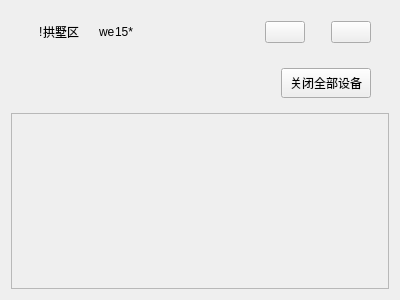
<?xml version="1.0" encoding="UTF-8"?>
<ui version="4.0">
 <class>homePage</class>
 <widget class="QWidget" name="homePage">
  <property name="geometry">
   <rect>
    <x>0</x>
    <y>0</y>
    <width>400</width>
    <height>300</height>
   </rect>
  </property>
  <property name="sizePolicy">
   <sizepolicy hsizetype="Expanding" vsizetype="Maximum">
    <horstretch>0</horstretch>
    <verstretch>0</verstretch>
   </sizepolicy>
  </property>
  <property name="windowTitle">
   <string>Form</string>
  </property>
  <layout class="QVBoxLayout" name="verticalLayout_2">
   <item>
    <widget class="QWidget" name="widget" native="true">
     <property name="sizePolicy">
      <sizepolicy hsizetype="Expanding" vsizetype="Maximum">
       <horstretch>0</horstretch>
       <verstretch>0</verstretch>
      </sizepolicy>
     </property>
     <layout class="QHBoxLayout" name="horizontalLayout">
      <property name="leftMargin">
       <number>18</number>
      </property>
      <property name="rightMargin">
       <number>18</number>
      </property>
      <item>
       <widget class="QWidget" name="locationWeather" native="true">
        <property name="sizePolicy">
         <sizepolicy hsizetype="Maximum" vsizetype="Maximum">
          <horstretch>0</horstretch>
          <verstretch>0</verstretch>
         </sizepolicy>
        </property>
        <property name="minimumSize">
         <size>
          <width>0</width>
          <height>0</height>
         </size>
        </property>
        <property name="maximumSize">
         <size>
          <width>16777215</width>
          <height>16777215</height>
         </size>
        </property>
        <property name="sizeIncrement">
         <size>
          <width>0</width>
          <height>0</height>
         </size>
        </property>
        <layout class="QHBoxLayout" name="horizontalLayout_2">
         <property name="spacing">
          <number>0</number>
         </property>
         <property name="leftMargin">
          <number>10</number>
         </property>
         <property name="topMargin">
          <number>2</number>
         </property>
         <property name="rightMargin">
          <number>10</number>
         </property>
         <property name="bottomMargin">
          <number>2</number>
         </property>
         <item>
          <widget class="QLabel" name="locationIcon">
           <property name="sizePolicy">
            <sizepolicy hsizetype="Maximum" vsizetype="Maximum">
             <horstretch>0</horstretch>
             <verstretch>0</verstretch>
            </sizepolicy>
           </property>
           <property name="text">
            <string>!</string>
           </property>
          </widget>
         </item>
         <item>
          <widget class="QLabel" name="locationName">
           <property name="sizePolicy">
            <sizepolicy hsizetype="Maximum" vsizetype="Maximum">
             <horstretch>0</horstretch>
             <verstretch>0</verstretch>
            </sizepolicy>
           </property>
           <property name="minimumSize">
            <size>
             <width>0</width>
             <height>0</height>
            </size>
           </property>
           <property name="text">
            <string>拱墅区</string>
           </property>
          </widget>
         </item>
         <item>
          <spacer name="horizontalSpacer_2">
           <property name="orientation">
            <enum>Qt::Horizontal</enum>
           </property>
           <property name="sizeType">
            <enum>QSizePolicy::Fixed</enum>
           </property>
           <property name="sizeHint" stdset="0">
            <size>
             <width>20</width>
             <height>20</height>
            </size>
           </property>
          </spacer>
         </item>
         <item>
          <widget class="QLabel" name="weatherIcon">
           <property name="sizePolicy">
            <sizepolicy hsizetype="Maximum" vsizetype="Maximum">
             <horstretch>0</horstretch>
             <verstretch>0</verstretch>
            </sizepolicy>
           </property>
           <property name="text">
            <string>we</string>
           </property>
          </widget>
         </item>
         <item>
          <widget class="QLabel" name="weatherTxt">
           <property name="sizePolicy">
            <sizepolicy hsizetype="Maximum" vsizetype="Maximum">
             <horstretch>0</horstretch>
             <verstretch>0</verstretch>
            </sizepolicy>
           </property>
           <property name="text">
            <string>15*</string>
           </property>
          </widget>
         </item>
        </layout>
       </widget>
      </item>
      <item>
       <spacer name="horizontalSpacer">
        <property name="orientation">
         <enum>Qt::Horizontal</enum>
        </property>
        <property name="sizeHint" stdset="0">
         <size>
          <width>117</width>
          <height>20</height>
         </size>
        </property>
       </spacer>
      </item>
      <item>
       <widget class="QPushButton" name="msg">
        <property name="sizePolicy">
         <sizepolicy hsizetype="Maximum" vsizetype="Maximum">
          <horstretch>0</horstretch>
          <verstretch>0</verstretch>
         </sizepolicy>
        </property>
        <property name="text">
         <string/>
        </property>
       </widget>
      </item>
      <item>
       <spacer name="horizontalSpacer_4">
        <property name="orientation">
         <enum>Qt::Horizontal</enum>
        </property>
        <property name="sizeType">
         <enum>QSizePolicy::Fixed</enum>
        </property>
        <property name="sizeHint" stdset="0">
         <size>
          <width>20</width>
          <height>20</height>
         </size>
        </property>
       </spacer>
      </item>
      <item>
       <widget class="QPushButton" name="personalCenter">
        <property name="sizePolicy">
         <sizepolicy hsizetype="Maximum" vsizetype="Maximum">
          <horstretch>0</horstretch>
          <verstretch>0</verstretch>
         </sizepolicy>
        </property>
        <property name="text">
         <string/>
        </property>
       </widget>
      </item>
     </layout>
    </widget>
   </item>
   <item>
    <widget class="QWidget" name="spacesCloseAll" native="true">
     <property name="sizePolicy">
      <sizepolicy hsizetype="Expanding" vsizetype="Maximum">
       <horstretch>0</horstretch>
       <verstretch>0</verstretch>
      </sizepolicy>
     </property>
     <layout class="QHBoxLayout" name="horizontalLayout_3">
      <property name="leftMargin">
       <number>18</number>
      </property>
      <property name="rightMargin">
       <number>18</number>
      </property>
      <item>
       <widget class="btnTxtIcon" name="spaceChanged" native="true"/>
      </item>
      <item>
       <spacer name="horizontalSpacer_3">
        <property name="orientation">
         <enum>Qt::Horizontal</enum>
        </property>
        <property name="sizeHint" stdset="0">
         <size>
          <width>40</width>
          <height>20</height>
         </size>
        </property>
       </spacer>
      </item>
      <item>
       <widget class="QPushButton" name="closeAllDevices">
        <property name="sizePolicy">
         <sizepolicy hsizetype="Maximum" vsizetype="Maximum">
          <horstretch>0</horstretch>
          <verstretch>0</verstretch>
         </sizepolicy>
        </property>
        <property name="minimumSize">
         <size>
          <width>90</width>
          <height>30</height>
         </size>
        </property>
        <property name="maximumSize">
         <size>
          <width>16777215</width>
          <height>16777215</height>
         </size>
        </property>
        <property name="font">
         <font>
          <pointsize>9</pointsize>
         </font>
        </property>
        <property name="text">
         <string>关闭全部设备</string>
        </property>
       </widget>
      </item>
     </layout>
    </widget>
   </item>
   <item>
    <widget class="myScollArea" name="roomsScrollArea">
     <property name="sizePolicy">
      <sizepolicy hsizetype="Expanding" vsizetype="Expanding">
       <horstretch>0</horstretch>
       <verstretch>0</verstretch>
      </sizepolicy>
     </property>
     <property name="minimumSize">
      <size>
       <width>0</width>
       <height>0</height>
      </size>
     </property>
     <property name="maximumSize">
      <size>
       <width>16777215</width>
       <height>16777215</height>
      </size>
     </property>
     <property name="mouseTracking">
      <bool>true</bool>
     </property>
     <property name="tabletTracking">
      <bool>true</bool>
     </property>
     <property name="contextMenuPolicy">
      <enum>Qt::DefaultContextMenu</enum>
     </property>
     <property name="acceptDrops">
      <bool>true</bool>
     </property>
     <property name="verticalScrollBarPolicy">
      <enum>Qt::ScrollBarAlwaysOff</enum>
     </property>
     <property name="horizontalScrollBarPolicy">
      <enum>Qt::ScrollBarAlwaysOff</enum>
     </property>
     <property name="sizeAdjustPolicy">
      <enum>QAbstractScrollArea::AdjustToContents</enum>
     </property>
     <property name="widgetResizable">
      <bool>true</bool>
     </property>
     <property name="alignment">
      <set>Qt::AlignLeading|Qt::AlignLeft|Qt::AlignTop</set>
     </property>
     <widget class="QWidget" name="scrollAreaWidgetContents">
      <property name="geometry">
       <rect>
        <x>0</x>
        <y>0</y>
        <width>380</width>
        <height>1000</height>
       </rect>
      </property>
      <property name="sizePolicy">
       <sizepolicy hsizetype="Expanding" vsizetype="Maximum">
        <horstretch>0</horstretch>
        <verstretch>0</verstretch>
       </sizepolicy>
      </property>
      <property name="minimumSize">
       <size>
        <width>0</width>
        <height>1000</height>
       </size>
      </property>
      <property name="mouseTracking">
       <bool>true</bool>
      </property>
      <property name="tabletTracking">
       <bool>true</bool>
      </property>
      <property name="acceptDrops">
       <bool>true</bool>
      </property>
      <property name="styleSheet">
       <string notr="true"/>
      </property>
      <layout class="QVBoxLayout" name="verticalLayout">
       <property name="spacing">
        <number>30</number>
       </property>
       <property name="leftMargin">
        <number>5</number>
       </property>
       <property name="topMargin">
        <number>0</number>
       </property>
       <property name="rightMargin">
        <number>5</number>
       </property>
       <property name="bottomMargin">
        <number>0</number>
       </property>
      </layout>
     </widget>
    </widget>
   </item>
  </layout>
 </widget>
 <customwidgets>
  <customwidget>
   <class>myScollArea</class>
   <extends>QScrollArea</extends>
   <header>myscollarea.h</header>
   <container>1</container>
  </customwidget>
  <customwidget>
   <class>btnTxtIcon</class>
   <extends>QWidget</extends>
   <header>btntxticon.h</header>
   <container>1</container>
  </customwidget>
 </customwidgets>
 <resources/>
 <connections/>
</ui>
